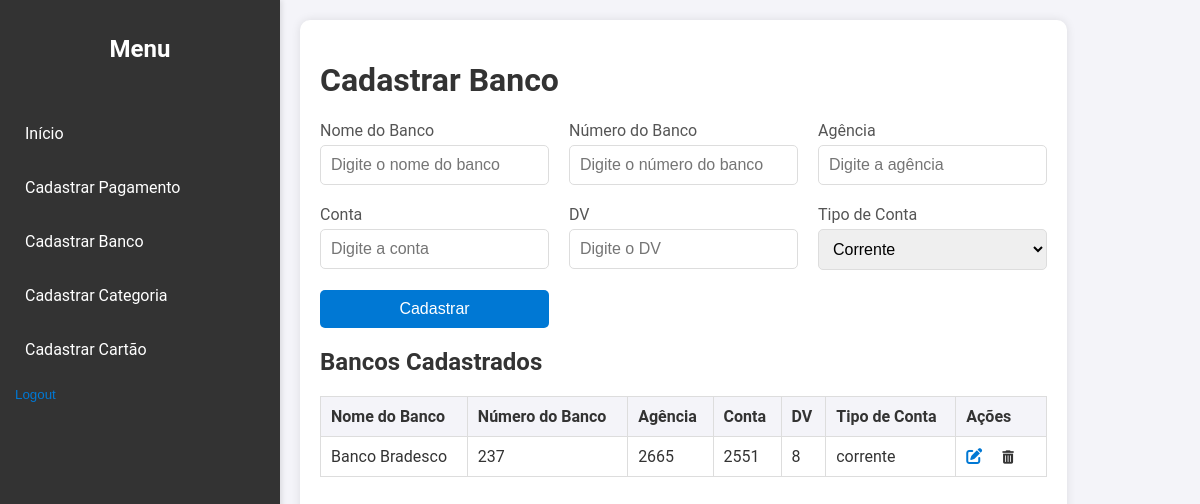
/cadastrar_banco (signed in), run on the app's committed database.
### tables this page shows
CREATE TABLE bancos (
    id INTEGER PRIMARY KEY AUTOINCREMENT,
    nome TEXT NOT NULL,
    numero TEXT NOT NULL,
    agencia TEXT NOT NULL,
    conta TEXT NOT NULL,
    dv TEXT NOT NULL,
    tipo_conta TEXT NOT NULL
);

### routes/banco.py (the view, shortened to what this page needs)
@banco_bp.route('/cadastrar_banco', methods=['GET', 'POST'])
def cadastrar_banco():
    if 'user_id' not in session:
        return redirect(url_for('auth.login'))
    conn = sqlite3.connect('./contas_a_pagar/cnt_a_pg.db')
    cursor = conn.cursor()
    cursor.execute('SELECT id, nome, numero, agencia, conta, dv, tipo_conta FROM bancos')
    bancos = cursor.fetchall()
    conn.close()
    return render_template('cadastrar_banco.html', bancos=bancos)

### templates/cadastrar_banco.html (shortened to what this page needs)
<!DOCTYPE html>
<html lang="en">
<head>
    <link rel="stylesheet" href="{{ url_for('static', filename='styles_system.css') }}">
    <link rel="stylesheet" href="{{ url_for('static', filename='styles_banco.css') }}">
    <link rel="stylesheet" href="https://cdnjs.cloudflare.com/ajax/libs/font-awesome/6.0.0-beta3/css/all.min.css">
</head>
<body>
    <div class="sidebar">
        <h2>Menu</h2>
        <ul>
            <li><a href="{{ url_for('auth.home') }}">Início</a></li>
            <li><a href="{{ url_for('pagamento.cadastrar_pagamento') }}">Cadastrar Pagamento</a></li>
            <li><a href="{{ url_for('banco.cadastrar_banco') }}">Cadastrar Banco</a></li>
            <li><a href="{{ url_for('categoria.cadastrar_categoria') }}">Cadastrar Categoria</a></li>
            <li><a href="{{ url_for('cartao.cadastrar_cartao') }}">Cadastrar Cartão</a></li>
            <li>
                <form action="{{ url_for('auth.logout') }}" method="post" style="display: inline;">
                    <input type="submit" value="Logout" style="background: none; border: none; color: #0078d4; cursor: pointer; text-align: left; padding: 0;">
                </form>
            </li>
        </ul>
    </div>
    <div class="content">
        <h1>Cadastrar Banco</h1>
        <form id="cadastroBancoForm" action="{{ url_for('banco.cadastrar_banco') }}" method="post" class="form-grid">
            <div class="form-group">
                <label for="nome_banco">Nome do Banco</label>
                <input type="text" id="nome_banco" name="nome_banco" placeholder="Digite o nome do banco" required>
            </div>
            <div class="form-group">
                <label for="numero_banco">Número do Banco</label>
                <input type="text" id="numero_banco" name="numero_banco" placeholder="Digite o número do banco" required>
            </div>
            <div class="form-group">
                <label for="agencia">Agência</label>
                <input type="text" id="agencia" name="agencia" placeholder="Digite a agência" required>
            </div>
            <div class="form-group">
                <label for="conta">Conta</label>
                <input type="text" id="conta" name="conta" placeholder="Digite a conta" required>
            </div>
            <div class="form-group">
                <label for="dv">DV</label>
                <input type="text" id="dv" name="dv" placeholder="Digite o DV" required>
            </div>
            <div class="form-group">
                <label for="tipo_conta">Tipo de Conta</label>
                <select id="tipo_conta" name="tipo_conta" required>
                    <option value="corrente">Corrente</option>
                </select>
            </div>
            <div class="form-group">
                <input type="submit" value="Cadastrar">
            </div>
        </form>
        <h2>Bancos Cadastrados</h2>
        <table class="bancos-table">
            <thead>
                <tr>
                    <th>Nome do Banco</th>
                    <th>Número do Banco</th>
                    <th>Agência</th>
                    <th>Conta</th>
                    <th>DV</th>
                    <th>Tipo de Conta</th>
                    <th>Ações</th>
                </tr>
            </thead>
            <tbody>
                {% for banco in bancos %}
                <tr>
                    <td>{{ banco[1] }}</td>
                    <td>{{ banco[2] }}</td>
                    <td>{{ banco[3] }}</td>
                    <td>{{ banco[4] }}</td>
                    <td>{{ banco[5] }}</td>
                    <td>{{ banco[6] }}</td>
                    <td>
                        <a href="{{ url_for('banco.editar_banco', id=banco[0]) }}" title="Editar"><i class="fas fa-edit"></i></a>
                        <form action="{{ url_for('banco.excluir_banco', id=banco[0]) }}" method="post" style="display:inline;">
                            <button type="submit" style="background: none; border: none; color: inherit; cursor: pointer;" title="Excluir" onclick="return confirm('Tem certeza que deseja excluir este banco?');">
                                <i class="fas fa-trash-alt"></i>
                            </button>
                        </form>
                    </td>
                </tr>
                {% endfor %}
            </tbody>
        </table>
    </div>
</body>
</html>

### static/styles_system.css (style rules this page uses)
body { margin: 0; font-family: 'Roboto', sans-serif; background: #f4f4f9; color: #333; display: flex; height: 100vh; }
.sidebar { background: #333; color: #fff; padding: 15px; width: 250px; box-shadow: 2px 0 5px rgba(0, 0, 0, 0.1); display: flex; flex-direction: column; }
.sidebar h2 { text-align: center; margin-bottom: 20px; }
.sidebar ul { list-style: none; padding: 0; flex-grow: 1; }
.sidebar ul li { margin: 15px 0; }
.sidebar ul li a { color: #fff; text-decoration: none; display: block; padding: 10px; border-radius: 5px; transition: background 0.3s; }
.content { background: #fff; border-radius: 10px; box-shadow: 0 0 10px rgba(0, 0, 0, 0.1); margin: 20px; padding: 20px; max-width: 80%; }
.form-grid { display: grid; grid-template-columns: repeat(auto-fit, minmax(200px, 1fr)); gap: 20px; }

### static/styles_banco.css (style rules this page uses)
.form-grid { display: grid; grid-template-columns: repeat(3, 1fr); gap: 20px; }
.form-group { display: flex; flex-direction: column; }
.form-group label { margin-bottom: 5px; font-size: 1rem; color: #555; }
.form-group input[type="text"], .form-group input[type="number"], .form-group input[type="date"], .form-group select { padding: 10px; border: 1px solid #ddd; border-radius: 5px; font-size: 1rem; }
.form-group input[type="submit"] { background: #0078d4; color: #fff; border: none; padding: 10px; border-radius: 5px; cursor: pointer; font-size: 1rem; transition: background 0.3s; grid-column: span 3; }
.bancos-table { width: 100%; border-collapse: collapse; margin-top: 20px; }
.bancos-table th, .bancos-table td { border: 1px solid #ddd; padding: 10px; text-align: left; }
.bancos-table th { background-color: #f4f4f9; color: #333; }
.bancos-table td a, .bancos-table td button { margin-right: 10px; color: #0078d4; text-decoration: none; }

### data on the page
bancos: nome "Banco Bradesco", numero "237", agencia "2665", conta "2551", dv "8", tipo_conta "corrente"
